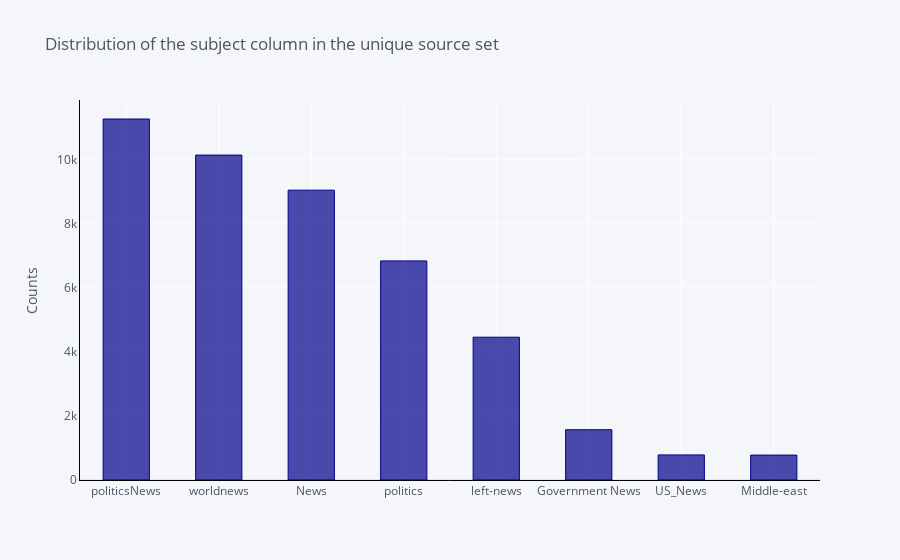

The notebook cell saved with this chart:
### Code cell
# Distribution of the subject
df['subject'].value_counts().iplot(kind='bar',
                                              yTitle='Counts', 
                                              linecolor='black', 
                                              opacity=0.7,
                                              color='darkblue',
                                              theme='pearl',
                                              bargap=0.5,
                                              gridcolor='white',
                                              title='Distribution of the subject column in the unique source set')

### Figure 1 — Plotly figure (JSON) as saved in the notebook; plotly's stock layout.template omitted (floating-point values rounded to 4 significant figures)
{"data": [{"marker": {"color": "rgba(0, 0, 139, 0.7)", "line": {"color": "rgba(0, 0, 139, 1.0)", "width": 1}}, "name": "subject", "orientation": "v", "text": "", "type": "bar", "x": ["politicsNews", "worldnews", "News", "politics", "left-news", "Government News", "US_News", "Middle-east"], "y": [11272, 10145, 9050, 6841, 4459, 1570, 783, 778]}], "layout": {"bargap": 0.5, "legend": {"bgcolor": "#F5F6F9", "font": {"color": "#4D5663"}}, "paper_bgcolor": "#F5F6F9", "plot_bgcolor": "#F5F6F9", "title": {"font": {"color": "#4D5663"}, "text": "Distribution of the subject column in the unique source set"}, "xaxis": {"gridcolor": "white", "linecolor": "black", "showgrid": true, "tickfont": {"color": "#4D5663"}, "title": {"font": {"color": "#4D5663"}, "text": ""}, "zerolinecolor": "#E1E5ED"}, "yaxis": {"gridcolor": "white", "linecolor": "black", "showgrid": true, "tickfont": {"color": "#4D5663"}, "title": {"font": {"color": "#4D5663"}, "text": "Counts"}, "zerolinecolor": "#E1E5ED"}}}
